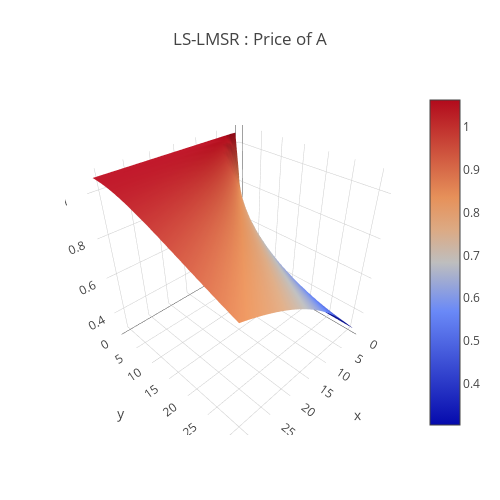

Notebook code for this chart:
### Code cell
a = 0.5
data = [
    go.Surface(
        z=price_function(x,y,a)
    )
]
layout = go.Layout(
    title='LS-LMSR : Price of A',
    autosize=False,
    width=500,
    height=500,
    margin=dict(
        l=65,
        r=50,
        b=65,
        t=90
    )
)
fig = go.Figure(data=data, layout=layout)
URL = plotly.offline.iplot(fig, filename='Costfunction-3d-surface.html')

### Figure 1 — Plotly figure (JSON) as saved in the notebook; plotly's stock layout.template omitted (floating-point values rounded to 4 significant figures; data arrays with more than 128 entries replaced by an {"elided": "..."} marker saying what was removed)
{"data": [{"type": "surface", "uid": "33867238-c286-418f-b8da-7da16bc26d48", "z": {"elided": "32x32 float values"}}], "layout": {"autosize": false, "height": 500, "margin": {"b": 65, "l": 65, "r": 50, "t": 90}, "title": {"text": "LS-LMSR : Price of A"}, "width": 500}}
